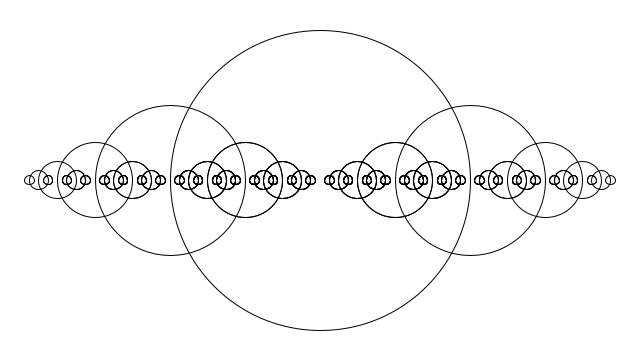
Frame 1 (no input)
Frame 2 (the mouse pressed at the canvas centre, redrawn once): identical to frame 1, image omitted

The Processing sketch that drew this single still picture (run headless with seeded random() and noise(); the mouse was pressed at the canvas centre and the sketch redrawn once):

// Processing sketch: n8_1_recursion
// ── n8_1_recursion.pde
void setup() {
  size(640,360);
  noLoop();
}
void draw() {
  background(255);
  drawCircle(width/2,height/2,300);
}
void drawCircle(float x, float y, float d) {
  stroke(0);
  noFill();
  ellipse(x,y,d,d);
  while (d > 10) {
    d /= 2;
    drawCircle(x+d,y,d);
    drawCircle(x-d,y,d);
    //drawCircle(x,y+d,d);
    //drawCircle(x,y-d,d);
  }
}
